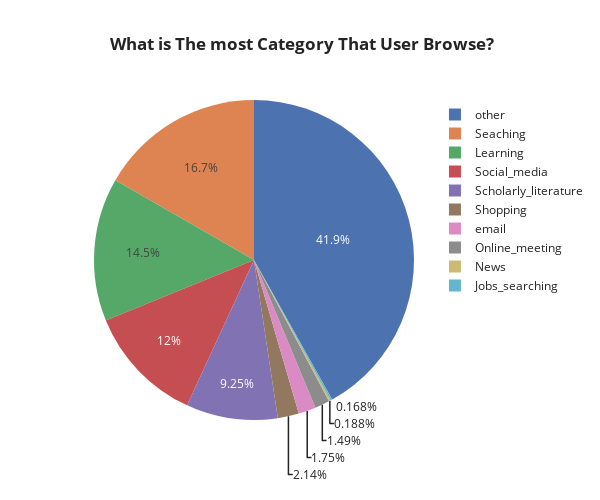

Notebook code for this chart:
### Code cell
#What is The most Category That User Browse
df_top_category = browser_history['search_category'].value_counts()

fig = px.pie(df_top_category, names=df_top_category.index, values =df_top_category.values,
        color=df_top_category.index, template='seaborn',title='<b> What is The most Category That User Browse?',
        width=600, height=500)

fig.show()

### Figure 1 — Plotly figure (JSON) as saved in the notebook; plotly's stock layout.template omitted (floating-point values rounded to 4 significant figures)
{"data": [{"customdata": [["other"], ["Seaching"], ["Learning"], ["Social_media"], ["Scholarly_literature"], ["Shopping"], ["email"], ["Online_meeting"], ["News"], ["Jobs_searching"]], "domain": {"x": [0, 1], "y": [0, 1]}, "hovertemplate": "index=%{customdata[0]}<br>value=%{value}<extra></extra>", "labels": ["other", "Seaching", "Learning", "Social_media", "Scholarly_literature", "Shopping", "email", "Online_meeting", "News", "Jobs_searching"], "legendgroup": "", "marker": {"colors": ["rgb(76,114,176)", "rgb(221,132,82)", "rgb(85,168,104)", "rgb(196,78,82)", "rgb(129,114,179)", "rgb(147,120,96)", "rgb(218,139,195)", "rgb(140,140,140)", "rgb(204,185,116)", "rgb(100,181,205)"]}, "name": "", "showlegend": true, "type": "pie", "values": [16680, 6645, 5770, 4766, 3683, 852, 698, 595, 75, 67]}], "layout": {"height": 500, "legend": {"tracegroupgap": 0}, "title": {"text": "<b> What is The most Category That User Browse?"}, "width": 600}}
